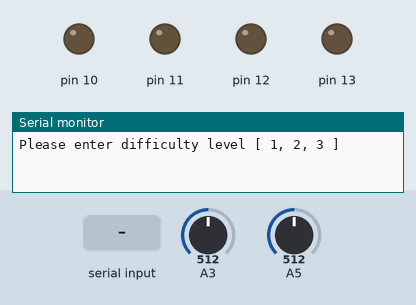
Bench run of a sketch on a simulated Arduino Uno, built with avr-gcc and run on an emulated ATmega328P. Shown: output pins drawn as LEDs (lit = HIGH), the last lines printed to the serial monitor. The test bench sets the inputs (shaded band); at power-on: A3 = 512, A5 = 512. Random numbers use the default seed unless the sketch sets one.

Above: at 1.2 s.
1.3 s: "1\n" received over Serial
At 2.6 s:
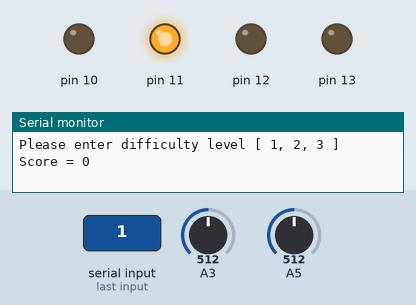
4.3 s: A3 set to 216
6.8 s: A3 set to 185
9.3 s: "0\n" received over Serial
At 11.9 s:
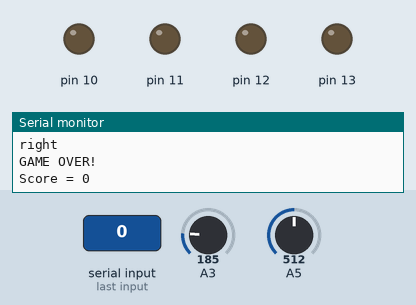
12.3 s: "2\n" received over Serial
At 15.2 s:
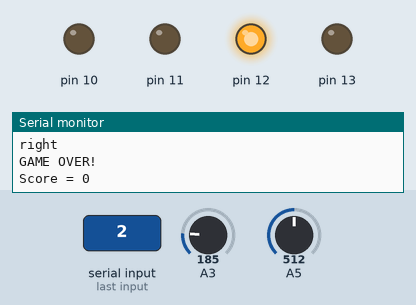
15.3 s: A5 set to 210
16.8 s: A5 set to 182
At 19.7 s:
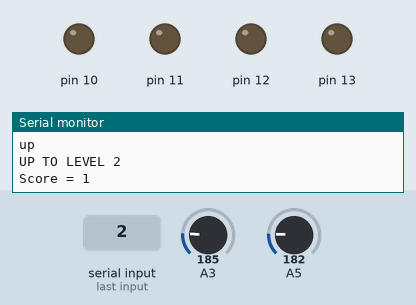
Timing chart, 0 to 20.8 s (numbered marks = the images above; inputs shaded):
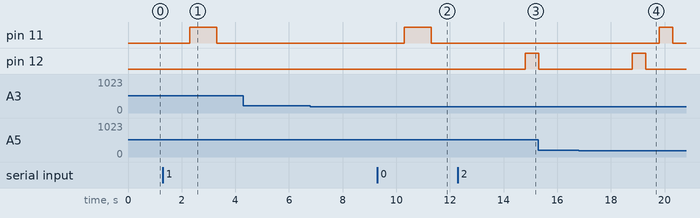

Measured:
- the behaviour switches between 201 and 200 on A5 (found by bisection; images 3 and 4)
- after the input at 1.3 s, pin 11: LOW → HIGH after 1.0 s, → LOW 1.0 s later
- after the input at 9.3 s, pin 11: LOW → HIGH after 1.0 s, → LOW 1.0 s later
- after the input at 12.3 s, pin 12: LOW → HIGH after 2.5 s
- after the input at 16.8 s, pin 11: LOW → HIGH after 3.0 s, → LOW 0.50 s later; pin 12: LOW → HIGH after 2.0 s, → LOW 0.50 s later

The sketch:

Simon_Game.ino
```cpp
/*
updated the timer
*/
int difficulty;
String x;
unsigned long prev ;
unsigned long current ;
int counter = 1;
int level;
int win = 1;
int rnd;
int v[50];
int sol[50];
int i,d;
int position;
int xposition = 0;
int yposition = 0;

void setup()
{

  Serial.begin(9600);
  pinMode(10,OUTPUT);
  pinMode(11,OUTPUT);
  pinMode(12,OUTPUT);
  pinMode(13,OUTPUT);
  pinMode(A5,INPUT);
  pinMode(A3,INPUT);
  Serial.println("Please enter difficulty level [ 1, 2, 3 ]");

}
void loop()
{
  if (Serial.available() >0 )
  {
    x = Serial.readStringUntil('\n');
    if (x[0] == '1')
    {
      d = 1000;
    }
    else if (x[0] == '2')
    {
      d = 500;

    }
    else if(x[0] == '3')
    {
      d = 300;
    }

    counter = 1;
    win =1;
    while(win)
    {
    Serial.print("Score = ");
    Serial.println(counter-1);
    i = 0;
    while(i<counter)
    {
      rnd = random(10,13);
      v[i] = rnd;

      delay(d);
      digitalWrite( v[i] ,HIGH);
      delay(d);
      digitalWrite(10,LOW);
      digitalWrite(11,LOW);
      digitalWrite(12,LOW);
      digitalWrite(13,LOW);
      i+=1;
    }
    delay(2000);
  i = 0;
  Serial.println("GO!");
  prev = millis();

 while ( i<counter)
 {
   current = millis();
   if( (current - prev) >= 5000 )
  {
        Serial.println("Time is up");
        i = counter;
        prev += current ;

  }

  xposition = analogRead(A5);
  yposition = analogRead(A3);

  if( xposition >= 0 && xposition <=200)
  {
    position = 12;
    sol[i] = position;
    i+=1;
    Serial.println("up");
    //Serial.println(i);
    delay(1000);
  }
  else if(xposition<=1023 && xposition>=1000)
  {
    position = 10;
    sol[i] = position;
    i+=1;
    Serial.println("down");
    //Serial.println(i);
    delay(1000);
  }
  else if(yposition>=0 && yposition<=200)
  {
    position = 13;
    sol[i] = position;
    i+=1;
    Serial.println("right");
    //Serial.println(i);
    delay(1000);
  }
  else if(yposition<=1023 && yposition>=1000)
  {
    position = 11;
    sol[i] = position;
    i+=1;
    Serial.println("left");
    //Serial.println(i);
    delay(1000);
  }

 }

 // Serial.println("lamp");
 // for (int j = 0; j < counter; j++ )
  //{
  // Serial.println(v[j]);

 // }
 //  Serial.println("joystick");
  //for (int j = 0; j < counter; j++ )
  //{
  //  Serial.println(sol[j]);

 // }
  for (int j = 0; j < counter; j++ )
  {
  if ( v[j] != sol[j] )
    {
      Serial.println("GAME OVER!");
      win = 0;
      break;
    }

  }
  if(win == 1)
  {
    counter +=1;
    Serial.print("UP TO LEVEL ");
    Serial.println(counter);
  }

  }


}

}
```
